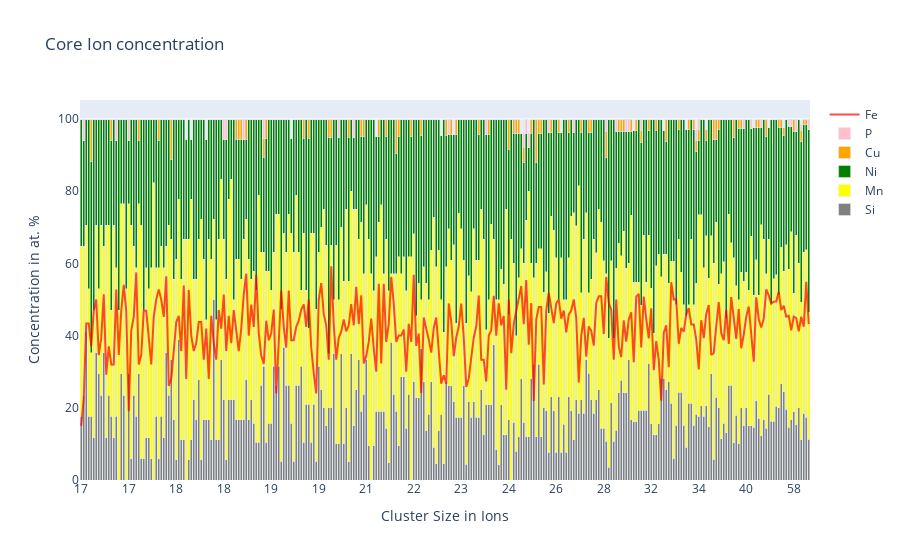
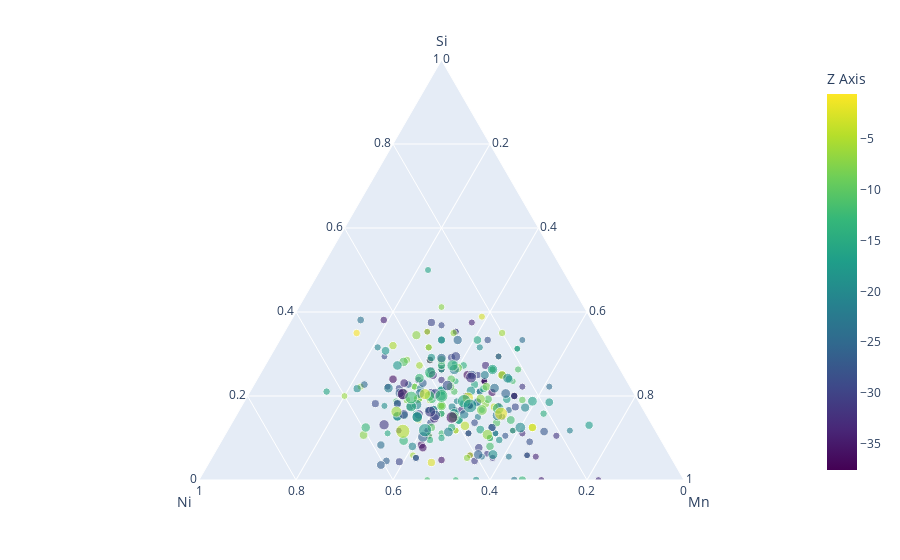
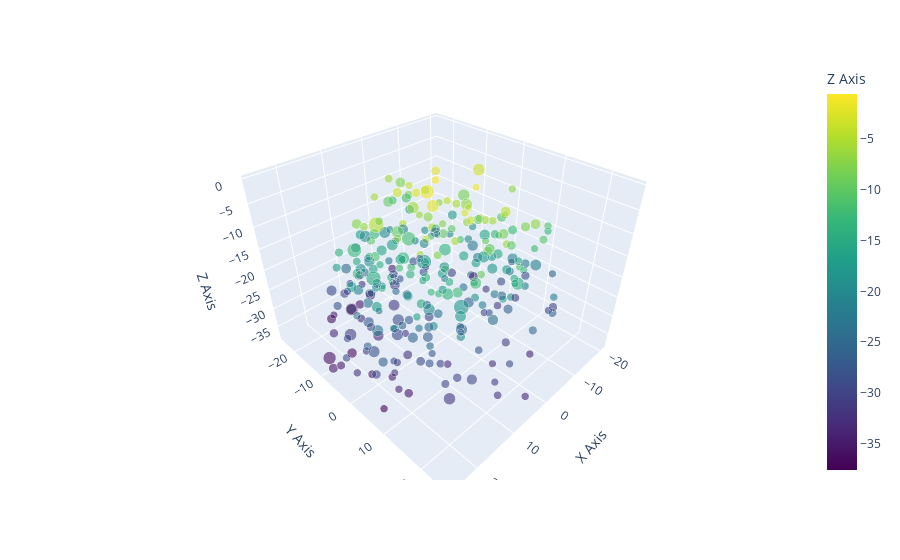

Notebook source saved alongside these figures, in order:
### Code cell
# create a new figure
fig = go.Figure()

# open the cluster stats file and create pandas dataframe
# remove matrix from the cluster search
local_df = df[df["Cluster ID"] != "Matrix"]

# add total ions in cluster value = Ranged Ions - Fe ions
local_df["Cluster Size"] = local_df["Ranged Ions"] - local_df["Fe Count"]

# change n_min
local_df = local_df[local_df["Cluster Size"] >= n_min]
local_df = local_df[local_df["Cluster Size"] <= n_max]

# sort it by size
local_df = local_df.sort_values(by="Cluster Size")

### YOUR FILTERS ###
# uncomment and adjust if needed

# # if you want to plot only clusters with, e.g. Ni content greater than 40%
# # create a column with floats
# local_df["my filter values"] = local_df["Ni Count"] / local_df["Cluster Size"] * 100
# # create / modify local_df with positive indexes 
# local_df = local_df[local_df["my filter values"] >= 40]



# iterate through rows and find their core ions and total ions values
x_values = np.arange(len(local_df["Cluster Size"]))
for i2, core_ion in enumerate(core_ions):
    core_ion_IVAS = core_ion + " Count"
    y_values = local_df[core_ion_IVAS] / local_df["Cluster Size"] * 100
    
#         # for each cluster size find all clusters and calculate mean core ion content with stdev
#         for i3, x in enumerate(iter(x_values)):
#             all_for_one_size = local_df[local_df["Cluster Size"] == x][core_ion]
#             y_values[i3] = all_for_one_size.mean() / x * 100
#             y_std[i3] = all_for_one_size.std() / x * 100
#             # TODO: think about how to plot st dev later on

    fig.add_trace(go.Bar(
        x=x_values, 
        y=y_values, 
        name=core_ion,
        marker_color=core_ion_colors[core_ion]
    ))

  
    
# reopen pandas dataframe to get the Fe content and plot a line
if plot_with_Fe:
    Fe_concentration = local_df["Fe Count"] / local_df["Ranged Ions"] * 100
    fig.add_trace(go.Line(x=x_values, y=Fe_concentration, name="Fe", opacity=0.7, line_color="red"))
    
# adjust the plot
fig.update_layout(
    barmode="stack", 
    title_text="Core Ion concentration"
)

# Set custom x-axis labels
how_many_ticks = 15
print(len(x_values))
interval = round(len(x_values) / how_many_ticks)


ticktext_data = local_df["Cluster Size"][::interval]
ticktvals_data = x_values[::interval]


fig.update_xaxes(
    ticktext=ticktext_data,
    tickvals=ticktvals_data,
    title_text="Cluster Size in Ions"
)

fig.update_yaxes(
    title_text="Concentration in at. %"
)

fig.show()


# prepare columns for XYZ plotting 
local_df["X Axis"] = local_df["Center_x (nm) Solute"]
local_df["Y Axis"] = local_df["Center_y (nm) Solute"]
local_df["Z Axis"] = local_df["Center_z (nm) Solute"] * -1

# prepare columns for ternary diagrams
local_df["Si"] = local_df["Si Count"]
local_df["Mn"] = local_df["Mn Count"]
local_df["Ni"] = local_df["Ni Count"]


# plotting using plotly ternary diagrams
#     fig = px.scatter_ternary(local_df, a="relative_Ni_Mn", b="relative_Si", c="relative_Cu")
fig2 = px.scatter_ternary(
    local_df, a="Si", b="Ni", c="Mn", 
    hover_name="Cluster ID", # change later to show cluster ID
    size="Cluster Size", size_max=10,
    color="Z Axis", color_continuous_scale=px.colors.sequential.Viridis,
    opacity=0.6
#         marker=dict(
#             color='LightSkyBlue',
#             size='Relative Cluster Size',
#             size_max = 15,
#             opacity=0.5,
#             line=dict(
#                 color='MediumPurple',
#                 width=5
#             )
#         )
)
fig2.show()

# plot the clusters in XYZ and cluster size
fig3 = px.scatter_3d(
    local_df, x='X Axis', y='Y Axis', z='Z Axis',
    color='Z Axis', color_continuous_scale=px.colors.sequential.Viridis,
    size='Cluster Size', size_max=15,
    opacity=0.6,
    hover_name="Cluster ID"
)

fig3.show()

### Figure 1 — Plotly figure (JSON) as saved in the notebook; plotly's stock layout.template omitted (floating-point values rounded to 4 significant figures; data arrays with more than 128 entries replaced by an {"elided": "..."} marker saying what was removed)
{"data": [{"marker": {"color": "grey"}, "name": "Si", "type": "bar", "x": {"elided": "292 int values"}, "y": {"elided": "292 float values"}}, {"marker": {"color": "yellow"}, "name": "Mn", "type": "bar", "x": {"elided": "292 int values"}, "y": {"elided": "292 float values"}}, {"marker": {"color": "green"}, "name": "Ni", "type": "bar", "x": {"elided": "292 int values"}, "y": {"elided": "292 float values"}}, {"marker": {"color": "orange"}, "name": "Cu", "type": "bar", "x": {"elided": "292 int values"}, "y": {"elided": "292 float values"}}, {"marker": {"color": "pink"}, "name": "P", "type": "bar", "x": {"elided": "292 int values"}, "y": {"elided": "292 float values"}}, {"line": {"color": "red"}, "name": "Fe", "opacity": 0.7, "type": "scatter", "x": {"elided": "292 int values"}, "y": {"elided": "292 float values"}}], "layout": {"barmode": "stack", "title": {"text": "Core Ion concentration"}, "xaxis": {"ticktext": [17, 17, 18, 18, 19, 19, 21, 22, 23, 24, 26, 28, 32, 34, 40, 58], "tickvals": [0, 19, 38, 57, 76, 95, 114, 133, 152, 171, 190, 209, 228, 247, 266, 285], "title": {"text": "Cluster Size in Ions"}}, "yaxis": {"title": {"text": "Concentration in at. %"}}}}

### Figure 2 — Plotly figure (JSON) as saved in the notebook; plotly's stock layout.template omitted (floating-point values rounded to 4 significant figures; data arrays with more than 128 entries replaced by an {"elided": "..."} marker saying what was removed)
{"data": [{"a": {"elided": "292 int values"}, "b": {"elided": "292 int values"}, "c": {"elided": "292 int values"}, "hovertemplate": "<b>%{hovertext}</b><br><br>Si=%{a}<br>Ni=%{b}<br>Mn=%{c}<br>Cluster Size=%{marker.size}<br>Z Axis=%{marker.color}<extra></extra>", "hovertext": {"elided": "292 str values"}, "legendgroup": "", "marker": {"color": {"elided": "292 float values"}, "coloraxis": "coloraxis", "opacity": 0.6, "size": {"elided": "292 int values"}, "sizemode": "area", "sizeref": 0.71, "symbol": "circle"}, "mode": "markers", "name": "", "showlegend": false, "subplot": "ternary", "type": "scatterternary"}], "layout": {"coloraxis": {"colorbar": {"title": {"text": "Z Axis"}}, "colorscale": [[0, "#440154"], [0.1111, "#482878"], [0.2222, "#3e4989"], [0.3333, "#31688e"], [0.4444, "#26828e"], [0.5556, "#1f9e89"], [0.6667, "#35b779"], [0.7778, "#6ece58"], [0.8889, "#b5de2b"], [1, "#fde725"]]}, "legend": {"itemsizing": "constant", "tracegroupgap": 0}, "margin": {"t": 60}, "ternary": {"aaxis": {"title": {"text": "Si"}}, "baxis": {"title": {"text": "Ni"}}, "caxis": {"title": {"text": "Mn"}}, "domain": {"x": [0, 1], "y": [0, 1]}}}}

### Figure 3 — Plotly figure (JSON) as saved in the notebook; plotly's stock layout.template omitted (floating-point values rounded to 4 significant figures; data arrays with more than 128 entries replaced by an {"elided": "..."} marker saying what was removed)
{"data": [{"hovertemplate": "<b>%{hovertext}</b><br><br>X Axis=%{x}<br>Y Axis=%{y}<br>Z Axis=%{marker.color}<br>Cluster Size=%{marker.size}<extra></extra>", "hovertext": {"elided": "292 str values"}, "legendgroup": "", "marker": {"color": {"elided": "292 float values"}, "coloraxis": "coloraxis", "opacity": 0.6, "size": {"elided": "292 int values"}, "sizemode": "area", "sizeref": 0.3156, "symbol": "circle"}, "mode": "markers", "name": "", "scene": "scene", "showlegend": false, "type": "scatter3d", "x": {"elided": "292 float values"}, "y": {"elided": "292 float values"}, "z": {"elided": "292 float values"}}], "layout": {"coloraxis": {"colorbar": {"title": {"text": "Z Axis"}}, "colorscale": [[0, "#440154"], [0.1111, "#482878"], [0.2222, "#3e4989"], [0.3333, "#31688e"], [0.4444, "#26828e"], [0.5556, "#1f9e89"], [0.6667, "#35b779"], [0.7778, "#6ece58"], [0.8889, "#b5de2b"], [1, "#fde725"]]}, "legend": {"itemsizing": "constant", "tracegroupgap": 0}, "margin": {"t": 60}, "scene": {"domain": {"x": [0, 1], "y": [0, 1]}, "xaxis": {"title": {"text": "X Axis"}}, "yaxis": {"title": {"text": "Y Axis"}}, "zaxis": {"title": {"text": "Z Axis"}}}}}
